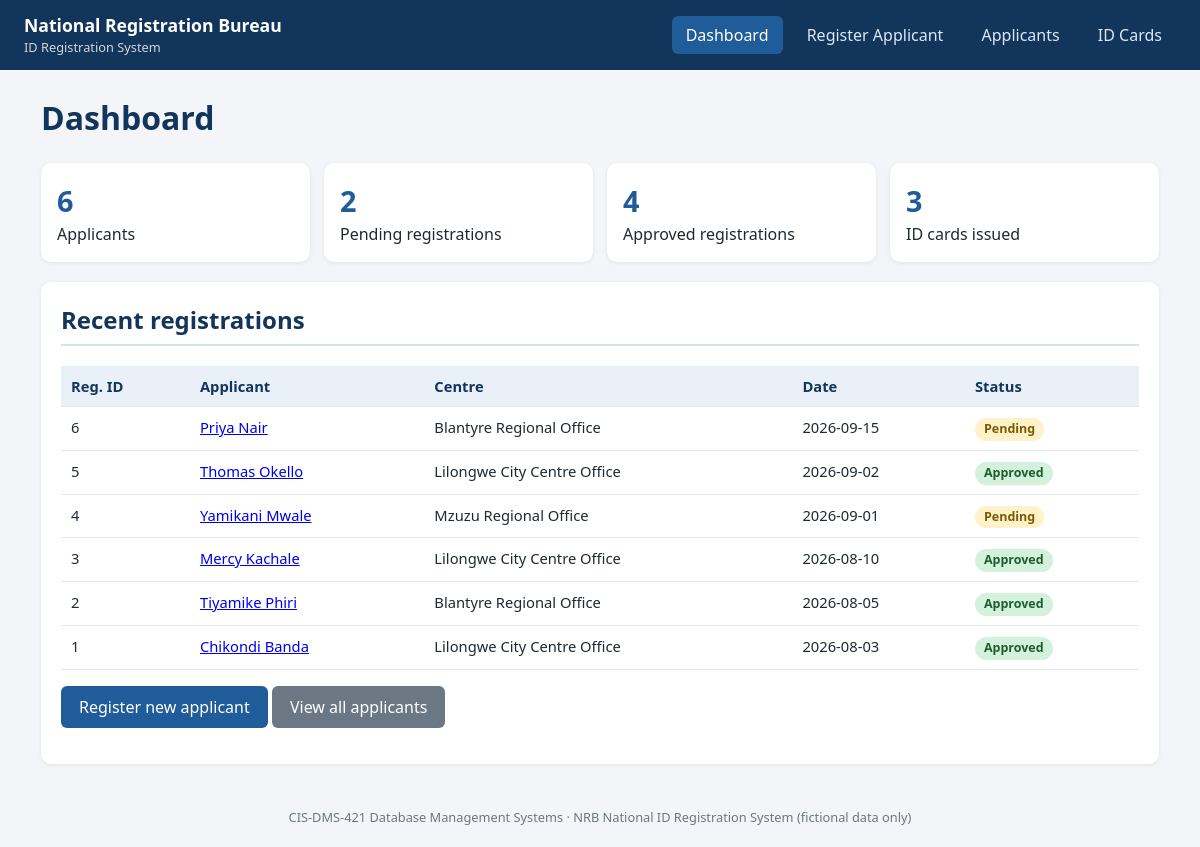
The page / on the database its author committed.
### tables this page shows
CREATE TABLE registration_office (
  registration_id    INT AUTO_INCREMENT PRIMARY KEY,
  registration_date  DATE NOT NULL,
  branch             VARCHAR(50) NOT NULL,
  status             VARCHAR(20) NOT NULL DEFAULT 'Pending',
  person_id          INT NOT NULL,
  center_no          INT NOT NULL,
  officer_id         INT NOT NULL,
  CONSTRAINT fk_reg_person  FOREIGN KEY (person_id)
    REFERENCES person(person_id) ON DELETE CASCADE ON UPDATE CASCADE,
  CONSTRAINT fk_reg_center  FOREIGN KEY (center_no)
    REFERENCES registration_center(center_no) ON DELETE RESTRICT ON UPDATE CASCADE,
  CONSTRAINT fk_reg_officer FOREIGN KEY (officer_id)
    REFERENCES officer(officer_id) ON DELETE RESTRICT ON UPDATE CASCADE,
  CONSTRAINT chk_reg_status CHECK (status IN ('Pending','Approved','Rejected'))
);

CREATE TABLE registration_center (
  center_no    INT AUTO_INCREMENT PRIMARY KEY,
  center_name  VARCHAR(80) NOT NULL,
  district     VARCHAR(50) NOT NULL,
  CONSTRAINT uq_center_name UNIQUE (center_name)
);

### includes/functions.php (called while the page is built, shortened)
<?php
function e($v): string
{
    return htmlspecialchars((string)$v, ENT_QUOTES | ENT_SUBSTITUTE, 'UTF-8');
}

### public/index.php (the view, shortened to what this page needs)
<?php
require __DIR__ . '/../includes/header.php';
$pdo = db();
$count = fn(string $sql) => (int)$pdo->query($sql)->fetchColumn();
$stats = [
    'Applicants'          => $count('SELECT COUNT(*) FROM person'),
    'Pending registrations' => $count("SELECT COUNT(*) FROM registration_office WHERE status='Pending'"),
    'Approved registrations' => $count("SELECT COUNT(*) FROM registration_office WHERE status='Approved'"),
    'ID cards issued'     => $count('SELECT COUNT(*) FROM id_card'),
];
$recent = $pdo->query(
    "SELECT r.registration_id, r.registration_date, r.status, p.person_id,
            CONCAT(p.first_name,' ',p.surname) AS applicant, ctr.center_name
     FROM registration_office r
     JOIN person p ON p.person_id = r.person_id
     JOIN registration_center ctr ON ctr.center_no = r.center_no
     ORDER BY r.registration_date DESC, r.registration_id DESC LIMIT 6"
)->fetchAll();
?>
<h1>Dashboard</h1>
<div class="stats">
  <?php foreach ($stats as $label => $n): ?>
    <div class="stat"><b><?= e($n) ?></b><?= e($label) ?></div>
  <?php endforeach; ?>
</div>
<div class="card">
  <h2>Recent registrations</h2>
  <div class="table-wrap"><table>
    <tr><th>Reg. ID</th><th>Applicant</th><th>Centre</th><th>Date</th><th>Status</th></tr>
    <?php foreach ($recent as $r): ?>
      <tr>
        <td><?= e($r['registration_id']) ?></td>
        <td><a href="applicant_view.php?id=<?= e($r['person_id']) ?>"><?= e($r['applicant']) ?></a></td>
        <td><?= e($r['center_name']) ?></td>
        <td><?= e($r['registration_date']) ?></td>
        <td><span class="badge <?= e($r['status']) ?>"><?= e($r['status']) ?></span></td>
      </tr>
    <?php endforeach; ?>
  </table></div>
  <p><a class="btn" href="register.php">Register new applicant</a>
     <a class="btn gray" href="applicants.php">View all applicants</a></p>
</div>
<?php require __DIR__ . '/../includes/footer.php';

### includes/header.php (shortened to what this page needs)
<?php
require_once __DIR__ . '/functions.php';
$page = basename($_SERVER['SCRIPT_NAME']);
$nav = [
    'index.php'      => 'Dashboard',
    'register.php'   => 'Register Applicant',
    'applicants.php' => 'Applicants',
    'cards.php'      => 'ID Cards',
];
?>
<!DOCTYPE html>
<html lang="en">
<head>
<link rel="stylesheet" href="assets/style.css">
</head>
<body>
<header class="topbar">
  <div class="brand">National Registration Bureau <span>ID Registration System</span></div>
  <nav>
    <?php foreach ($nav as $file => $label): ?>
      <a href="<?= e($file) ?>" class="<?= $page === $file ? 'active' : '' ?>"><?= e($label) ?></a>
    <?php endforeach; ?>
  </nav>
</header>
<main class="container">

### includes/footer.php
</main>
<footer class="footer">CIS-DMS-421 Database Management Systems &middot; NRB National ID Registration System (fictional data only)</footer>
</body>
</html>

### public/assets/style.css (style rules this page uses)
* { box-sizing:border-box }
body { margin:0;font-family:Segoe UI,Arial,sans-serif;background:#f3f5f9;color:#1f2933;line-height:1.5 }
.topbar { background:#12355b;color:#fff;display:flex;flex-wrap:wrap;justify-content:space-between;align-items:center;padding:12px 24px }
.brand { font-weight:700;font-size:1.1rem }
.brand span { display:block;font-weight:400;font-size:.8rem;opacity:.8 }
nav a { color:#dbe7f5;text-decoration:none;margin-left:6px;padding:8px 14px;border-radius:6px }
nav a:hover,nav a.active { background:#1f5c99;color:#fff }
.container { max-width:1150px;margin:24px auto;padding:0 16px }
h1 { margin-top:0;color:#12355b }
h2 { color:#12355b;border-bottom:2px solid #d7e0ec;padding-bottom:6px;margin-top:0 }
.card { background:#fff;border-radius:10px;padding:20px;margin-bottom:20px;box-shadow:0 1px 4px rgba(0,0,0,.08) }
.btn { display:inline-block;background:#1f5c99;color:#fff;border:0;padding:9px 18px;border-radius:6px;cursor:pointer;text-decoration:none;font:inherit }
.btn.gray { background:#6b7785 }
table { width:100%;border-collapse:collapse;font-size:.92rem }
th,td { text-align:left;padding:9px 10px;border-bottom:1px solid #e2e8f0;vertical-align:top }
th { background:#eaf0f8;color:#12355b }
.table-wrap { overflow-x:auto }
.badge { display:inline-block;padding:2px 9px;border-radius:12px;font-size:.78rem;font-weight:600;background:#e2e8f0 }
.Approved,.Active { background:#d4f1dc;color:#1d5e2f }
.Pending { background:#fff1c9;color:#7a5b00 }
.stats { display:grid;grid-template-columns:repeat(auto-fit,minmax(170px,1fr));gap:14px;margin-bottom:20px }
.stat { background:#fff;border-radius:10px;padding:16px;box-shadow:0 1px 4px rgba(0,0,0,.08) }
.stat b { display:block;font-size:1.8rem;color:#1f5c99 }
.footer { text-align:center;color:#6b7785;font-size:.8rem;padding:20px }

### rows shown on the page
registration_office: registration_id "6", applicant "Priya Nair", center_no.center_name "Blantyre Regional Office", registration_date "2026-09-15", status "Pending"
registration_office: registration_id "5", applicant "Thomas Okello", center_no.center_name "Lilongwe City Centre Office", registration_date "2026-09-02", status "Approved"
registration_office: registration_id "4", applicant "Yamikani Mwale", center_no.center_name "Mzuzu Regional Office", registration_date "2026-09-01", status "Pending"
registration_office: registration_id "3", applicant "Mercy Kachale", center_no.center_name "Lilongwe City Centre Office", registration_date "2026-08-10", status "Approved"
registration_office: registration_id "2", applicant "Tiyamike Phiri", center_no.center_name "Blantyre Regional Office", registration_date "2026-08-05", status "Approved"
registration_office: registration_id "1", applicant "Chikondi Banda", center_no.center_name "Lilongwe City Centre Office", registration_date "2026-08-03", status "Approved"

### other values the page prints
$label "Dashboard"
$label "Register Applicant"
$label "Applicants"
$label "ID Cards"
$n "6"
$n "2"
$label "Pending registrations"
$n "4"
$label "Approved registrations"
$n "3"
$label "ID cards issued"
